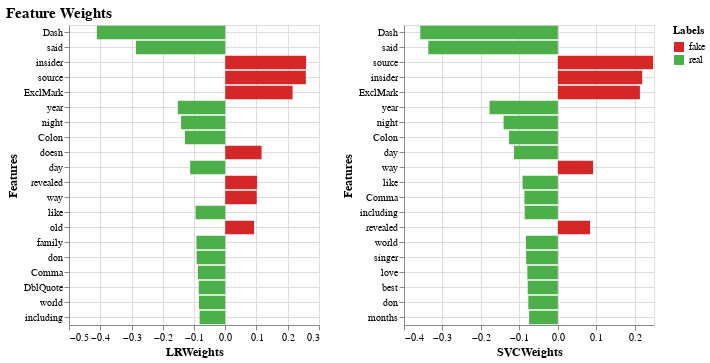

Notebook source saved alongside this figure:
### Code cell
trainChart, predChart, confMtxPlot = modelData(articlesDF, stratify=False)
# Not displaying the same training data split
# Just the weights chart
predChart.display()

# Show the confusion matrix
confMtxPlot;

### Figure 1 — Vega-Lite specification as saved in the notebook (floating-point values rounded to 4 significant figures)
{"config": {"view": {"continuousWidth": 400, "continuousHeight": 300}, "axis": {"labelFontSize": 10, "titleFontSize": 12}, "title": {"fontSize": 15}}, "hconcat": [{"data": {"name": "data-89f69ad10bbef760a914886f52b488d0"}, "mark": "bar", "encoding": {"color": {"field": "Labels", "scale": {"domain": ["fake", "real"], "range": ["#d62728", "#4daf4a"]}, "type": "nominal"}, "x": {"field": "LRWeights", "type": "quantitative"}, "y": {"axis": {"grid": true}, "field": "Features", "sort": null, "type": "nominal"}}, "height": 300, "width": 250}, {"data": {"name": "data-4d3c1894ba56c3959dc0153d5830ceac"}, "mark": "bar", "encoding": {"color": {"condition": {"value": "#d62728", "test": "(datum.SVCWeights > 0)"}, "value": "#4daf4a"}, "x": {"field": "SVCWeights", "type": "quantitative"}, "y": {"axis": {"grid": true}, "field": "Features", "sort": null, "type": "nominal"}}, "height": 300, "width": 250}], "title": "Feature Weights", "$schema": "https://vega.github.io/schema/vega-lite/v4.17.0.json", "datasets": {"data-89f69ad10bbef760a914886f52b488d0": [{"Features": "Dash", "LRWeights": -0.4108, "Labels": "real"}, {"Features": "said", "LRWeights": -0.2859, "Labels": "real"}, {"Features": "insider", "LRWeights": 0.2587, "Labels": "fake"}, {"Features": "source", "LRWeights": 0.2578, "Labels": "fake"}, {"Features": "ExclMark", "LRWeights": 0.2156, "Labels": "fake"}, {"Features": "year", "LRWeights": -0.1517, "Labels": "real"}, {"Features": "night", "LRWeights": -0.1413, "Labels": "real"}, {"Features": "Colon", "LRWeights": -0.129, "Labels": "real"}, {"Features": "doesn", "LRWeights": 0.1163, "Labels": "fake"}, {"Features": "day", "LRWeights": -0.1123, "Labels": "real"}, {"Features": "revealed", "LRWeights": 0.102, "Labels": "fake"}, {"Features": "way", "LRWeights": 0.1007, "Labels": "fake"}, {"Features": "like", "LRWeights": -0.09495, "Labels": "real"}, {"Features": "old", "LRWeights": 0.09239, "Labels": "fake"}, {"Features": "family", "LRWeights": -0.09215, "Labels": "real"}, {"Features": "don", "LRWeights": -0.09154, "Labels": "real"}, {"Features": "Comma", "LRWeights": -0.08715, "Labels": "real"}, {"Features": "DblQuote", "LRWeights": -0.08486, "Labels": "real"}, {"Features": "world", "LRWeights": -0.08392, "Labels": "real"}, {"Features": "including", "LRWeights": -0.08199, "Labels": "real"}], "data-4d3c1894ba56c3959dc0153d5830ceac": [{"Features": "Dash", "SVCWeights": -0.3577}, {"Features": "said", "SVCWeights": -0.3368}, {"Features": "source", "SVCWeights": 0.2476}, {"Features": "insider", "SVCWeights": 0.2193}, {"Features": "ExclMark", "SVCWeights": 0.2134}, {"Features": "year", "SVCWeights": -0.1776}, {"Features": "night", "SVCWeights": -0.141}, {"Features": "Colon", "SVCWeights": -0.1268}, {"Features": "day", "SVCWeights": -0.114}, {"Features": "way", "SVCWeights": 0.09174}, {"Features": "like", "SVCWeights": -0.09168}, {"Features": "Comma", "SVCWeights": -0.08692}, {"Features": "including", "SVCWeights": -0.08622}, {"Features": "revealed", "SVCWeights": 0.08386}, {"Features": "world", "SVCWeights": -0.08274}, {"Features": "singer", "SVCWeights": -0.0825}, {"Features": "love", "SVCWeights": -0.07933}, {"Features": "best", "SVCWeights": -0.07838}, {"Features": "don", "SVCWeights": -0.07678}, {"Features": "months", "SVCWeights": -0.07473}]}}
